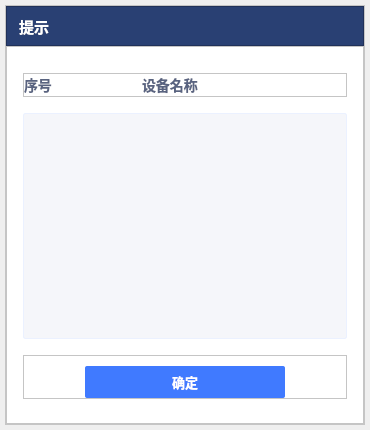
<?xml version="1.0" encoding="UTF-8"?>
<ui version="4.0">
 <class>RecentCopyPhoneDialog</class>
 <widget class="QDialog" name="RecentCopyPhoneDialog">
  <property name="geometry">
   <rect>
    <x>0</x>
    <y>0</y>
    <width>370</width>
    <height>430</height>
   </rect>
  </property>
  <property name="windowTitle">
   <string>Dialog</string>
  </property>
  <layout class="QHBoxLayout" name="horizontalLayout">
   <property name="spacing">
    <number>0</number>
   </property>
   <property name="leftMargin">
    <number>5</number>
   </property>
   <property name="topMargin">
    <number>5</number>
   </property>
   <property name="rightMargin">
    <number>5</number>
   </property>
   <property name="bottomMargin">
    <number>5</number>
   </property>
   <item>
    <widget class="QFrame" name="frame_2">
     <property name="styleSheet">
      <string notr="true">background-color:#FFFFFFFF;</string>
     </property>
     <property name="frameShape">
      <enum>QFrame::StyledPanel</enum>
     </property>
     <property name="frameShadow">
      <enum>QFrame::Raised</enum>
     </property>
     <layout class="QVBoxLayout" name="verticalLayout">
      <property name="spacing">
       <number>0</number>
      </property>
      <property name="leftMargin">
       <number>0</number>
      </property>
      <property name="topMargin">
       <number>0</number>
      </property>
      <property name="rightMargin">
       <number>0</number>
      </property>
      <property name="bottomMargin">
       <number>0</number>
      </property>
      <item>
       <widget class="QFrame" name="frame">
        <property name="minimumSize">
         <size>
          <width>0</width>
          <height>40</height>
         </size>
        </property>
        <property name="maximumSize">
         <size>
          <width>16777215</width>
          <height>40</height>
         </size>
        </property>
        <property name="palette">
         <palette>
          <active>
           <colorrole role="Button">
            <brush brushstyle="SolidPattern">
             <color alpha="255">
              <red>41</red>
              <green>64</green>
              <blue>115</blue>
             </color>
            </brush>
           </colorrole>
           <colorrole role="Base">
            <brush brushstyle="SolidPattern">
             <color alpha="255">
              <red>41</red>
              <green>64</green>
              <blue>115</blue>
             </color>
            </brush>
           </colorrole>
           <colorrole role="Window">
            <brush brushstyle="SolidPattern">
             <color alpha="255">
              <red>41</red>
              <green>64</green>
              <blue>115</blue>
             </color>
            </brush>
           </colorrole>
          </active>
          <inactive>
           <colorrole role="Button">
            <brush brushstyle="SolidPattern">
             <color alpha="255">
              <red>41</red>
              <green>64</green>
              <blue>115</blue>
             </color>
            </brush>
           </colorrole>
           <colorrole role="Base">
            <brush brushstyle="SolidPattern">
             <color alpha="255">
              <red>41</red>
              <green>64</green>
              <blue>115</blue>
             </color>
            </brush>
           </colorrole>
           <colorrole role="Window">
            <brush brushstyle="SolidPattern">
             <color alpha="255">
              <red>41</red>
              <green>64</green>
              <blue>115</blue>
             </color>
            </brush>
           </colorrole>
          </inactive>
          <disabled>
           <colorrole role="Button">
            <brush brushstyle="SolidPattern">
             <color alpha="255">
              <red>41</red>
              <green>64</green>
              <blue>115</blue>
             </color>
            </brush>
           </colorrole>
           <colorrole role="Base">
            <brush brushstyle="SolidPattern">
             <color alpha="255">
              <red>41</red>
              <green>64</green>
              <blue>115</blue>
             </color>
            </brush>
           </colorrole>
           <colorrole role="Window">
            <brush brushstyle="SolidPattern">
             <color alpha="255">
              <red>41</red>
              <green>64</green>
              <blue>115</blue>
             </color>
            </brush>
           </colorrole>
          </disabled>
         </palette>
        </property>
        <property name="styleSheet">
         <string notr="true">background-color:#FF294073;</string>
        </property>
        <property name="frameShape">
         <enum>QFrame::StyledPanel</enum>
        </property>
        <property name="frameShadow">
         <enum>QFrame::Raised</enum>
        </property>
        <layout class="QHBoxLayout" name="horizontalLayout_2">
         <property name="spacing">
          <number>0</number>
         </property>
         <property name="leftMargin">
          <number>12</number>
         </property>
         <property name="topMargin">
          <number>0</number>
         </property>
         <property name="rightMargin">
          <number>12</number>
         </property>
         <property name="bottomMargin">
          <number>0</number>
         </property>
         <item>
          <widget class="QLabel" name="label">
           <property name="palette">
            <palette>
             <active>
              <colorrole role="WindowText">
               <brush brushstyle="SolidPattern">
                <color alpha="255">
                 <red>255</red>
                 <green>255</green>
                 <blue>255</blue>
                </color>
               </brush>
              </colorrole>
              <colorrole role="Button">
               <brush brushstyle="SolidPattern">
                <color alpha="255">
                 <red>41</red>
                 <green>64</green>
                 <blue>115</blue>
                </color>
               </brush>
              </colorrole>
              <colorrole role="Base">
               <brush brushstyle="SolidPattern">
                <color alpha="255">
                 <red>41</red>
                 <green>64</green>
                 <blue>115</blue>
                </color>
               </brush>
              </colorrole>
              <colorrole role="Window">
               <brush brushstyle="SolidPattern">
                <color alpha="255">
                 <red>41</red>
                 <green>64</green>
                 <blue>115</blue>
                </color>
               </brush>
              </colorrole>
             </active>
             <inactive>
              <colorrole role="WindowText">
               <brush brushstyle="SolidPattern">
                <color alpha="255">
                 <red>255</red>
                 <green>255</green>
                 <blue>255</blue>
                </color>
               </brush>
              </colorrole>
              <colorrole role="Button">
               <brush brushstyle="SolidPattern">
                <color alpha="255">
                 <red>41</red>
                 <green>64</green>
                 <blue>115</blue>
                </color>
               </brush>
              </colorrole>
              <colorrole role="Base">
               <brush brushstyle="SolidPattern">
                <color alpha="255">
                 <red>41</red>
                 <green>64</green>
                 <blue>115</blue>
                </color>
               </brush>
              </colorrole>
              <colorrole role="Window">
               <brush brushstyle="SolidPattern">
                <color alpha="255">
                 <red>41</red>
                 <green>64</green>
                 <blue>115</blue>
                </color>
               </brush>
              </colorrole>
             </inactive>
             <disabled>
              <colorrole role="Button">
               <brush brushstyle="SolidPattern">
                <color alpha="255">
                 <red>41</red>
                 <green>64</green>
                 <blue>115</blue>
                </color>
               </brush>
              </colorrole>
              <colorrole role="Base">
               <brush brushstyle="SolidPattern">
                <color alpha="255">
                 <red>41</red>
                 <green>64</green>
                 <blue>115</blue>
                </color>
               </brush>
              </colorrole>
              <colorrole role="Window">
               <brush brushstyle="SolidPattern">
                <color alpha="255">
                 <red>41</red>
                 <green>64</green>
                 <blue>115</blue>
                </color>
               </brush>
              </colorrole>
             </disabled>
            </palette>
           </property>
           <property name="font">
            <font>
             <pointsize>11</pointsize>
             <bold>true</bold>
            </font>
           </property>
           <property name="text">
            <string>提示</string>
           </property>
          </widget>
         </item>
         <item>
          <spacer name="horizontalSpacer">
           <property name="orientation">
            <enum>Qt::Horizontal</enum>
           </property>
           <property name="sizeHint" stdset="0">
            <size>
             <width>507</width>
             <height>9</height>
            </size>
           </property>
          </spacer>
         </item>
         <item>
          <widget class="QPushButton" name="btnClose">
           <property name="minimumSize">
            <size>
             <width>24</width>
             <height>32</height>
            </size>
           </property>
           <property name="maximumSize">
            <size>
             <width>24</width>
             <height>32</height>
            </size>
           </property>
           <property name="cursor">
            <cursorShape>PointingHandCursor</cursorShape>
           </property>
           <property name="styleSheet">
            <string notr="true">QPushButton:hover {
     background: transparent;
 }
 QPushButton:flat {
     border: none; /* no border for a flat push button */
 }

 QPushButton:default {
     border-color: navy; /* make the default button prominent */
 }
</string>
           </property>
           <property name="text">
            <string/>
           </property>
           <property name="icon">
            <iconset resource="res.qrc">
             <normaloff>:/login/resource/login/close.png</normaloff>:/login/resource/login/close.png</iconset>
           </property>
           <property name="iconSize">
            <size>
             <width>24</width>
             <height>32</height>
            </size>
           </property>
           <property name="flat">
            <bool>true</bool>
           </property>
          </widget>
         </item>
        </layout>
       </widget>
      </item>
      <item>
       <widget class="QFrame" name="frame_3">
        <property name="minimumSize">
         <size>
          <width>0</width>
          <height>0</height>
         </size>
        </property>
        <property name="maximumSize">
         <size>
          <width>16777215</width>
          <height>16777215</height>
         </size>
        </property>
        <property name="styleSheet">
         <string notr="true">background-color:#FFFFFFFF;</string>
        </property>
        <property name="frameShape">
         <enum>QFrame::StyledPanel</enum>
        </property>
        <property name="frameShadow">
         <enum>QFrame::Raised</enum>
        </property>
        <layout class="QVBoxLayout" name="verticalLayout_2">
         <property name="spacing">
          <number>16</number>
         </property>
         <property name="leftMargin">
          <number>16</number>
         </property>
         <property name="topMargin">
          <number>26</number>
         </property>
         <property name="rightMargin">
          <number>16</number>
         </property>
         <property name="bottomMargin">
          <number>24</number>
         </property>
         <item>
          <widget class="QFrame" name="frame_4">
           <property name="minimumSize">
            <size>
             <width>0</width>
             <height>0</height>
            </size>
           </property>
           <property name="styleSheet">
            <string notr="true"/>
           </property>
           <property name="frameShape">
            <enum>QFrame::StyledPanel</enum>
           </property>
           <property name="frameShadow">
            <enum>QFrame::Raised</enum>
           </property>
           <layout class="QHBoxLayout" name="horizontalLayout_3">
            <property name="spacing">
             <number>0</number>
            </property>
            <property name="leftMargin">
             <number>0</number>
            </property>
            <property name="topMargin">
             <number>0</number>
            </property>
            <property name="rightMargin">
             <number>30</number>
            </property>
            <property name="bottomMargin">
             <number>0</number>
            </property>
            <item>
             <widget class="QLabel" name="label_7">
              <property name="minimumSize">
               <size>
                <width>118</width>
                <height>0</height>
               </size>
              </property>
              <property name="maximumSize">
               <size>
                <width>118</width>
                <height>16777215</height>
               </size>
              </property>
              <property name="font">
               <font>
                <pointsize>-1</pointsize>
                <bold>true</bold>
               </font>
              </property>
              <property name="styleSheet">
               <string notr="true">color:#596380;font-size:14px;font-weight:bold;</string>
              </property>
              <property name="text">
               <string>序号</string>
              </property>
              <property name="alignment">
               <set>Qt::AlignLeading|Qt::AlignLeft|Qt::AlignVCenter</set>
              </property>
             </widget>
            </item>
            <item>
             <widget class="QLabel" name="label_6">
              <property name="font">
               <font>
                <pointsize>-1</pointsize>
                <bold>true</bold>
               </font>
              </property>
              <property name="styleSheet">
               <string notr="true">color:#596380;font-size:14px;font-weight:bold;</string>
              </property>
              <property name="text">
               <string>设备名称</string>
              </property>
              <property name="alignment">
               <set>Qt::AlignLeading|Qt::AlignLeft|Qt::AlignVCenter</set>
              </property>
             </widget>
            </item>
           </layout>
          </widget>
         </item>
         <item>
          <widget class="QListWidget" name="listWidget">
           <property name="minimumSize">
            <size>
             <width>0</width>
             <height>0</height>
            </size>
           </property>
           <property name="maximumSize">
            <size>
             <width>16777215</width>
             <height>16777215</height>
            </size>
           </property>
           <property name="styleSheet">
            <string notr="true">QListWidget{background-color:#F5F6FA;
border: 1px solid #EBF1FF;color:#596380;font-size:12px;border-radius: 2px;}
QScrollBar::add-page:vertical, QScrollBar::sub-page:vertical {
                             background: none;
width: 0px;
height: 0px;
                         }
QScrollBar:vertical {
                     border: none;
                     background: none;
                     width: 8px;
                     margin: 0px 0 0px 0;
                 }
                 QScrollBar::handle:vertical {
                     background: #FFD7D7DE;
min-height: 20px;
border-radius: 4px;
border: none;
                 }
                 QScrollBar::add-line:vertical {
                     border: 0px solid grey;
background: #000000;
height: 0px;
subcontrol-position: bottom;
subcontrol-origin: margin;
                 }
                 QScrollBar::sub-line:vertical {
                     border: 0px solid grey;
background: #000000;
height: 0px;
subcontrol-position: top;
subcontrol-origin: margin;
                 }

QScrollBar::add-page:horizontal, QScrollBar::sub-page:horizontal {
                             background: none;
width: 0px;
height: 0px;
                         }
QScrollBar:horizontal {
                     border: none;
                     background: none;
                     height: 8px;
                     margin: 0px 0 0px 0;
                 }
                 QScrollBar::handle:horizontal {
                     background: #FFD7D7DE;
min-width: 20px;
border-radius: 4px;
border: none;
                 }
                 QScrollBar::add-line:horizontal {
                     border: 0px solid grey;
background: #000000;
width: 0px;
subcontrol-position: bottom;
subcontrol-origin: margin;
                 }
                 QScrollBar::sub-line:horizontal {
                     border: 0px solid grey;
background: #000000;
width: 0px;
subcontrol-position: top;
subcontrol-origin: margin;
                 }
</string>
           </property>
          </widget>
         </item>
         <item>
          <widget class="QFrame" name="frame_6">
           <property name="minimumSize">
            <size>
             <width>0</width>
             <height>0</height>
            </size>
           </property>
           <property name="frameShape">
            <enum>QFrame::StyledPanel</enum>
           </property>
           <property name="frameShadow">
            <enum>QFrame::Raised</enum>
           </property>
           <layout class="QHBoxLayout" name="horizontalLayout_5">
            <property name="spacing">
             <number>0</number>
            </property>
            <property name="leftMargin">
             <number>0</number>
            </property>
            <property name="topMargin">
             <number>10</number>
            </property>
            <property name="rightMargin">
             <number>0</number>
            </property>
            <property name="bottomMargin">
             <number>0</number>
            </property>
            <item>
             <spacer name="horizontalSpacer_4">
              <property name="orientation">
               <enum>Qt::Horizontal</enum>
              </property>
              <property name="sizeHint" stdset="0">
               <size>
                <width>72</width>
                <height>20</height>
               </size>
              </property>
             </spacer>
            </item>
            <item>
             <widget class="QPushButton" name="btnOK">
              <property name="minimumSize">
               <size>
                <width>200</width>
                <height>32</height>
               </size>
              </property>
              <property name="maximumSize">
               <size>
                <width>200</width>
                <height>32</height>
               </size>
              </property>
              <property name="font">
               <font>
                <pointsize>10</pointsize>
                <bold>true</bold>
               </font>
              </property>
              <property name="cursor">
               <cursorShape>PointingHandCursor</cursorShape>
              </property>
              <property name="styleSheet">
               <string notr="true"> QPushButton {
     border: 0px solid #555764;
     border-radius:2px;
	 background-color: #FF407AFF;
	 color:#FFFFFFFF;
 }
QPushButton:hover
{
	border:0px solid  #FF27282B;
	background-color: #FF407AFF;
}
 QPushButton:pressed {
     border: 0px solid #555764;
     border-radius: 2px;
	 background-color: #FF407AFF;
	 color:#FFFFFFFF;
 }
QPushButton:disabled
{
 background-color: #FF407AFF;
 color:#FFFFFFFF;
}

 QPushButton:flat {
     border: none; /* no border for a flat push button */
 }

 QPushButton:default {
     border-color: navy; /* make the default button prominent */
 }
</string>
              </property>
              <property name="text">
               <string>确定</string>
              </property>
             </widget>
            </item>
            <item>
             <spacer name="horizontalSpacer_5">
              <property name="orientation">
               <enum>Qt::Horizontal</enum>
              </property>
              <property name="sizeHint" stdset="0">
               <size>
                <width>72</width>
                <height>20</height>
               </size>
              </property>
             </spacer>
            </item>
           </layout>
          </widget>
         </item>
        </layout>
       </widget>
      </item>
     </layout>
    </widget>
   </item>
  </layout>
 </widget>
 <resources>
  <include location="res.qrc"/>
 </resources>
 <connections/>
</ui>
